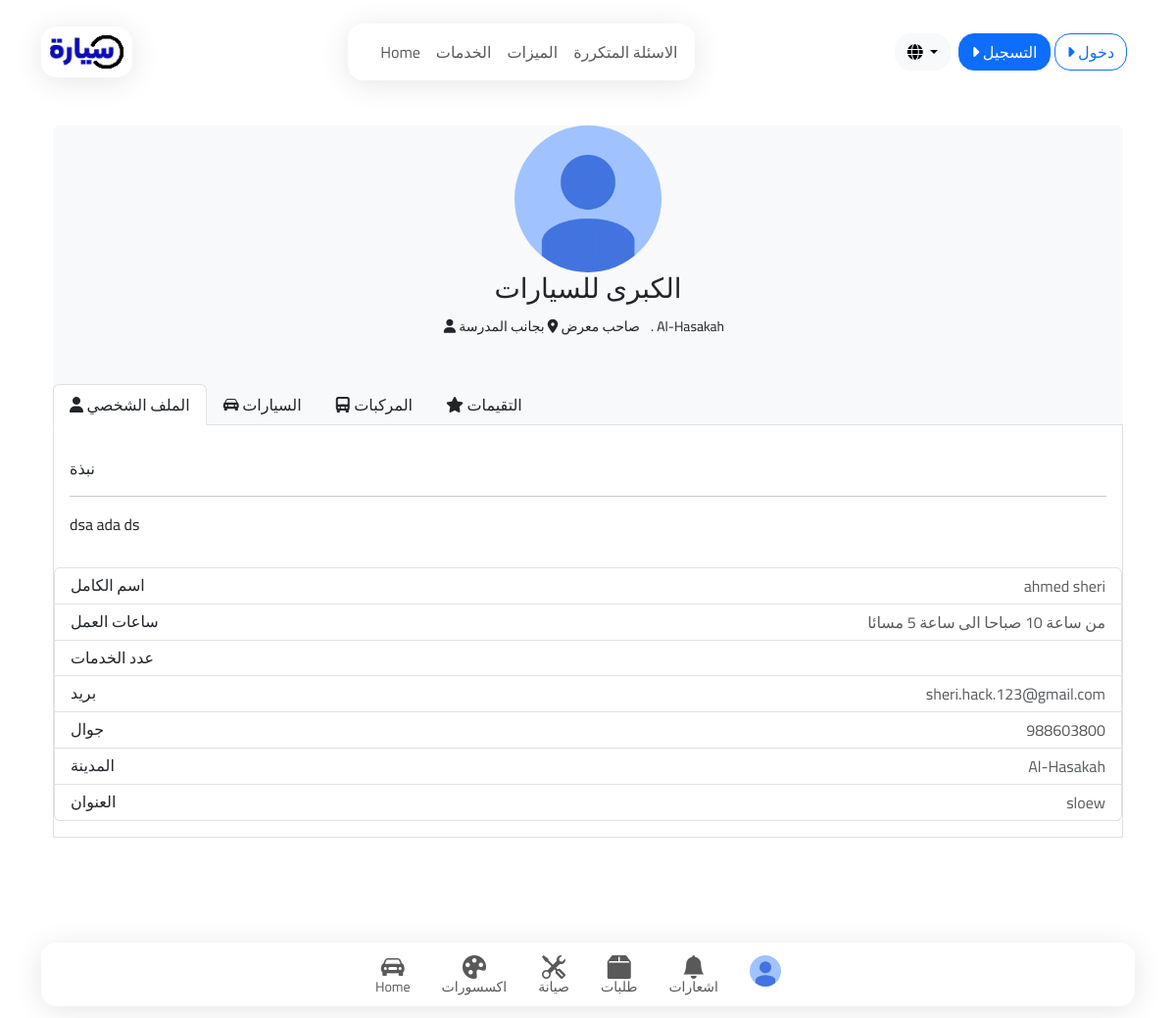
/en-us/accounts/ViewDealerProfile/1, run on the app's committed database.
### accounts/models.py (models this page shows, shortened)
class DealerProfile(models.Model):
    user = models.OneToOneField(User, on_delete=models.CASCADE, verbose_name="المستخدم")
    dealer_name = models.CharField(max_length=255, verbose_name="اسم المعرض/الشركة")
    description = models.TextField(verbose_name="وصف المعرض", blank=True, null=True)
    address = models.CharField(max_length=255, verbose_name="العنوان", blank=True, null=True)
    img_base64 = models.TextField(null=True)
    website = models.URLField(verbose_name="الموقع الإلكتروني", blank=True, null=True)
    opening_hours = models.CharField(max_length=50, verbose_name="ساعات العمل", blank=True, null=True)
    city = models.CharField(max_length=100, verbose_name="المدينة", null=True)
    location = models.CharField(max_length=255, verbose_name="الموقع الجغرافي", blank=True, null=True)
    registration_date = models.DateTimeField(auto_now_add=True, verbose_name="تاريخ التسجيل", null=True)
    is_active = models.BooleanField(default=True, verbose_name="نشط")
    @property
    def get_splited_desc(self):
        return self.description.split('\n')

class UserProfile(models.Model):
    user = models.OneToOneField(User, on_delete=models.CASCADE)
    phone_number = models.CharField(max_length=254)
    gender = models.CharField(max_length=254, choices=GenderFields)
    img_base64 = models.TextField(null=True)
    balance = models.DecimalField(max_digits=10, decimal_places=3, help_text="رصيدك الحالي", verbose_name="الرصيد", default=0)
    is_dealer = models.BooleanField(default=False, verbose_name="هل هو معرض؟")
    @property
    def get_full_name(self):
        return f'{self.user.first_name} {self.user.last_name}'

### accounts/views.py (the view)
# urls.py: path('ViewDealerProfile/<int:user_id>', views.ViewDealerProfile, name='ViewDealerProfile'),
def ViewDealerProfile(request, user_id):
    provider = User.objects.get(id=user_id)
    provider_userprofile = provider.userprofile
    dealerprofile = provider.dealerprofile
    cars = CarModel.objects.filter(provider=provider, offered='1')
    vehicles = VehicleModel.objects.filter(owner=provider)
    return render(request, 'accounts/profile/ViewDealerProfile.html',
                    {'provider':provider, 'provider_userprofile':provider_userprofile, 'dealerprofile':dealerprofile,
                    'cars':cars, 'vehicles':vehicles})

### templates/accounts/profile/ViewDealerProfile.html (shortened to what this page needs)
{% extends "customer_base.html" %}
{% load customer_tags %}
{% load static %}
{% block sheri %}
<div class="container p-2 p-md-4 pt-5">
    <form class="bg-body-tertiary  rounded needs-validation FormAuto" novalidate id="project_form" method="post">
        <div class="text-center">
            {% if user.dealerprofile.img_base64 %}
            <div id="cropped-result">
              <div class="carousel-item-content position-relative d-inline-block rounded-circle overflow-hidden" id="cropped-result">
                <img src="{{user.dealerprofile.img_base64}}" width="150" alt="..." data-bs-toggle="modal" data-bs-target="#cropImagePop">
                <input type="hidden" value="{{user.dealerprofile.img_base64}}" id="userprofile-avatar" name="profile_img" class="form-control" >
                <i class="bi bi-patch-check position-absolute fixed-bottom bg-success text-light" role="button" onclick="CarouselOnclickRemove()"></i>
              </div>
            </div>
            {% else %}
            <div id="cropped-result">
              <img src="{% static 'img/profile_default/default-profile-img-2.png' %}" class="d-inline-block rounded-circle mx-auto" width="150" data-bs-toggle="modal" data-bs-target="#cropImagePop">
            </div>
            {% endif %}
        </div>
        <h1 class="text-center fs-3">{{dealerprofile.dealer_name}}</h1>
        <div class="text-center mb-5">
            <small class="me-2">
              <i class="fa-solid fa-user"></i>
              صاحب معرض
            </small>
            <small class="me-2">
              <i class="fa-solid fa-location-dot"></i>
              {{dealerprofile.location}} . {{dealerprofile.city}}
            </small>
        </div>
        <ul class="nav nav-tabs" id="myTab" role="tablist">
          <li class="nav-item" role="presentation">
            <button class="nav-link text-dark active" id="home-tab" data-bs-toggle="tab" data-bs-target="#home-tab-pane" type="button" role="tab" aria-controls="home-tab-pane" aria-selected="true">
              <i class="fa-solid fa-user"></i>
              الملف الشخصي
            </button>
          </li>
          <li class="nav-item" role="presentation">
            <button class="nav-link text-dark" id="contact-tab" data-bs-toggle="tab" data-bs-target="#contact-tab-pane" type="button" role="tab" aria-controls="contact-tab-pane" aria-selected="false">
              <i class="bi bi-car-front-fill"></i>
              السيارات
            </button>
          </li>
          <li class="nav-item" role="presentation">
            <button class="nav-link text-dark" id="vehicle-tab" data-bs-toggle="tab" data-bs-target="#vehicle-tab-pane" type="button" role="tab" aria-controls="vehicle-tab-pane" aria-selected="false">
              <i class="bi bi-truck-front-fill"></i>
              المركبات
            </button>
          </li>
          <li class="nav-item" role="presentation">
            <button class="nav-link text-dark" id="profile-tab" data-bs-toggle="tab" data-bs-target="#profile-tab-pane" type="button" role="tab" aria-controls="profile-tab-pane" aria-selected="false">
              <i class="fa-solid fa-star"></i>
              التقيمات
            </button>
          </li>
        </ul>
        <div class="tab-content bg-white border border-top-0 mb-3" id="myTabContent">
          <div class="tab-pane fade show active py-3" id="home-tab-pane" role="tabpanel" aria-labelledby="home-tab" tabindex="0">
            <div class="p-3">
              <p>نبذة</p>
              <hr>
                {% for breaked in dealerprofile.get_splited_desc %}
                <p class="mb-0">
                  {{breaked}}
                </p>
                {% endfor %}
            </div>
          </div>
        <ul class="list-group mb-3">
          <li class="list-group-item d-flex justify-content-between lh-sm ">
            <div>
              <h6 class="my-0">اسم الكامل</h6>
            </div>
            <span class="text-body-secondary">{{provider_userprofile.get_full_name}}</span>
          </li>
          <li class="list-group-item d-flex justify-content-between lh-sm">
            <div>
              <h6 class="my-0">ساعات العمل</h6>
            </div>
            <span class="text-body-secondary">{{dealerprofile.opening_hours}}</span>
          </li>
          <li class="list-group-item d-flex justify-content-between lh-sm">
            <div>
              <h6 class="my-0">عدد الخدمات</h6>
            </div>
          </li>
          <li class="list-group-item d-flex justify-content-between lh-sm">
            <div>
              <h6 class="my-0">بريد</h6>
            </div>
            <span class="text-body-secondary">{{provider.email}}</span>
          </li>
          <li class="list-group-item d-flex justify-content-between lh-sm">
            <div>
              <h6 class="my-0">جوال</h6>
            </div>
            <span class="text-body-secondary">{{provider_userprofile.phone_number}}</span>
          </li>
          <li class="list-group-item d-flex justify-content-between lh-sm">
            <div>
              <h6 class="my-0">المدينة</h6>
            </div>
            <span class="text-body-secondary">{{dealerprofile.city}}</span>
          </li>
          <li class="list-group-item d-flex justify-content-between lh-sm">
            <div>
              <h6 class="my-0">العنوان</h6>
            </div>
            <span class="text-body-secondary">{{dealerprofile.address}}</span>
          </li>
        </ul>
    </form>
</div>
<div class="py-4"></div>
{% endblock %}

### sayyar/static/css/pages/base.css (style rules this page uses)
body { padding-top: 3.5rem }

### data on the page
DealerProfile: dealer_name "الكبرى للسيارات", location "بجانب المدرسة", city "Al-Hasakah", get_splited_desc "dsa ada ds", opening_hours "من ساعة 10 صباحا الى ساعة 5 مسائا", address "sloew"
UserProfile: get_full_name "ahmed sheri", phone_number "988603800"

### other printed values
{{ provider.email }} "sheri.hack.123@gmail.com"
